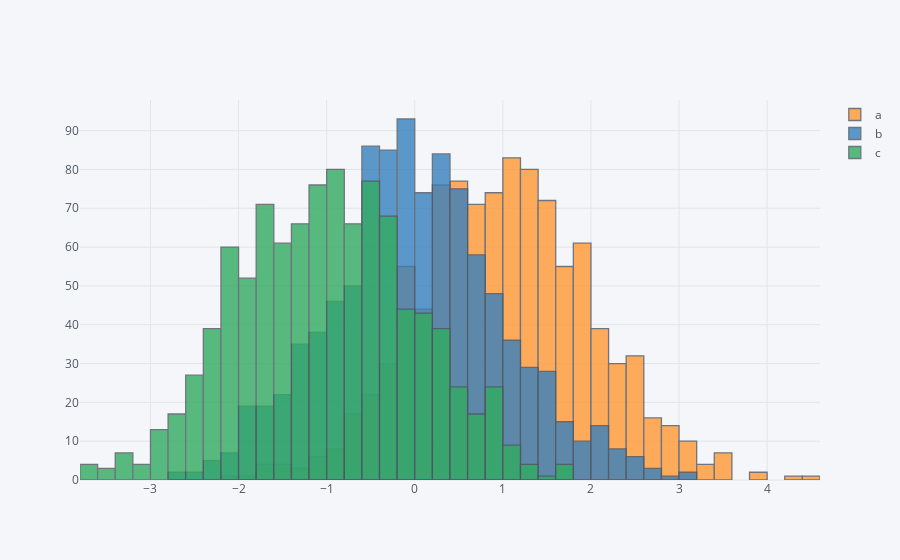

This figure's notebook cell:
### Code cell
df = pd.DataFrame({'a': np.random.randn(1000) + 1,
                   'b': np.random.randn(1000),
                   'c': np.random.randn(1000) - 1})

df.iplot(kind='histogram', filename='cufflinks/basic-histogram')

### Figure 1 — Plotly figure (JSON) as saved in the notebook; plotly's stock layout.template omitted (floating-point values rounded to 4 significant figures; data arrays with more than 128 entries replaced by an {"elided": "..."} marker saying what was removed)
{"data": [{"histfunc": "count", "histnorm": "", "marker": {"color": "rgba(255, 153, 51, 1.0)", "line": {"color": "#4D5663", "width": 1.3}}, "name": "a", "opacity": 0.8, "orientation": "v", "type": "histogram", "uid": "0352985e-6e0f-4d09-9c0a-6f90e93b9b0b", "x": {"elided": "1000 float values"}}, {"histfunc": "count", "histnorm": "", "marker": {"color": "rgba(55, 128, 191, 1.0)", "line": {"color": "#4D5663", "width": 1.3}}, "name": "b", "opacity": 0.8, "orientation": "v", "type": "histogram", "uid": "fe064ea3-be65-4138-9069-a4c3943d82a3", "x": {"elided": "1000 float values"}}, {"histfunc": "count", "histnorm": "", "marker": {"color": "rgba(50, 171, 96, 1.0)", "line": {"color": "#4D5663", "width": 1.3}}, "name": "c", "opacity": 0.8, "orientation": "v", "type": "histogram", "uid": "5156829a-314b-4ed3-adf3-b85366930b5e", "x": {"elided": "1000 float values"}}], "layout": {"barmode": "overlay", "legend": {"bgcolor": "#F5F6F9", "font": {"color": "#4D5663"}}, "paper_bgcolor": "#F5F6F9", "plot_bgcolor": "#F5F6F9", "title": {"font": {"color": "#4D5663"}}, "xaxis": {"gridcolor": "#E1E5ED", "showgrid": true, "tickfont": {"color": "#4D5663"}, "title": {"font": {"color": "#4D5663"}, "text": ""}, "zerolinecolor": "#E1E5ED"}, "yaxis": {"gridcolor": "#E1E5ED", "showgrid": true, "tickfont": {"color": "#4D5663"}, "title": {"font": {"color": "#4D5663"}, "text": ""}, "zerolinecolor": "#E1E5ED"}}}
